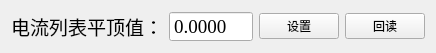
          <widget class="QWidget" name="horizontalLayoutWidget_2">
           <property name="geometry">
            <rect>
             <x>370</x>
             <y>240</y>
             <width>399</width>
             <height>51</height>
            </rect>
           </property>
           <layout class="QHBoxLayout" name="horizontalLayout_2">
            <item>
             <widget class="QLabel" name="label_103">
              <property name="font">
               <font>
                <family>宋体</family>
                <pointsize>14</pointsize>
                <weight>50</weight>
                <italic>false</italic>
                <bold>false</bold>
               </font>
              </property>
              <property name="text">
               <string>电流列表平顶值：</string>
              </property>
             </widget>
            </item>
            <item>
             <widget class="QDoubleSpinBox" name="doubleSpinBox_3">
              <property name="font">
               <font>
                <family>Times New Roman</family>
                <pointsize>14</pointsize>
               </font>
              </property>
              <property name="contextMenuPolicy">
               <enum>Qt::DefaultContextMenu</enum>
              </property>
              <property name="wrapping">
               <bool>false</bool>
              </property>
              <property name="frame">
               <bool>true</bool>
              </property>
              <property name="readOnly">
               <bool>false</bool>
              </property>
              <property name="buttonSymbols">
               <enum>QAbstractSpinBox::NoButtons</enum>
              </property>
              <property name="accelerated">
               <bool>false</bool>
              </property>
              <property name="suffix">
               <string/>
              </property>
              <property name="decimals">
               <number>4</number>
              </property>
              <property name="maximum">
               <double>999.999900000000025</double>
              </property>
             </widget>
            </item>
            <item>
             <widget class="QPushButton" name="pushButton_10">
              <property name="text">
               <string>设置</string>
              </property>
             </widget>
            </item>
            <item>
             <widget class="QPushButton" name="pushButton_11">
              <property name="text">
               <string>回读</string>
              </property>
             </widget>
            </item>
           </layout>
          </widget>
